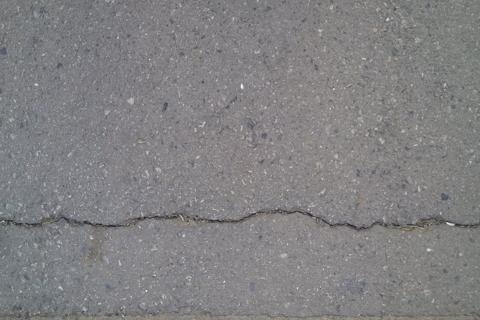
#> input picture Dataset/Images/005.jpg, 480 x 320 px; its folder holds only this picture in this run
$ python CrackIT-like.py
#> lines starting #> are read from the running program, lines starting #| are printed output that depends on the picture; after the words box and inside, x2 and y2 are one past the last pixel; in counts of white or black regions, pixels touching at a corner belong together
import cv2
import os
import time
import numpy as np
from skimage.morphology import remove_small_objects, skeletonize

dataset_path = "./Dataset/Images"
output_path = "Results/CrackIT_Like"
os.makedirs(output_path, exist_ok=True)

time_taken = []

for img_file in os.listdir(dataset_path):
    if img_file.endswith('.jpg') or img_file.endswith('.png'):
        img_path = os.path.join(dataset_path, img_file)
        image = cv2.imread(img_path, cv2.IMREAD_GRAYSCALE)
#> image: shape (320, 480); min 28, max 245, mean 129.4

        # Start measure processing time
        start_time = time.time()

        # 1. Preprocessing: Stronger denoising
        blurred = cv2.GaussianBlur(image, (5, 5), 1.4)

        # 2. Edge Detection: Only Canny
        canny = cv2.Canny(blurred, 45, 95)
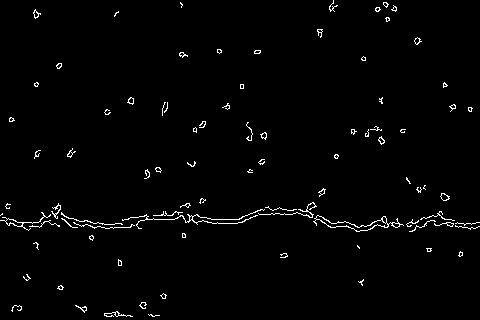
#> canny: shape (320, 480); 1.7% white in thin lines or dots

        # 3. Morphological operations: Close gaps and remove noise
        kernel = cv2.getStructuringElement(cv2.MORPH_RECT, (3, 3))
        closed = cv2.morphologyEx(canny, cv2.MORPH_CLOSE, kernel, iterations=2)
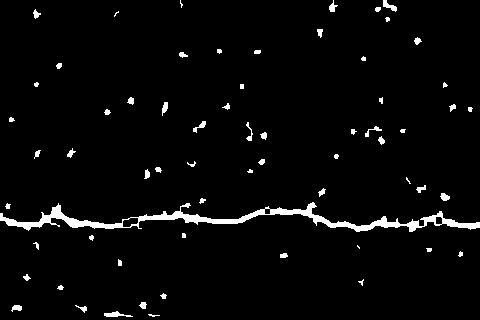
#> closed: shape (320, 480); 3.2% white; 64 white regions (13 under 20 px), largest, box (x1, y1, x2, y2) and area: (0, 202, 480, 232) 3027, (104, 311, 133, 317) 91, (383, 0, 397, 12) 76

        # 4. Remove small objects (post-processing)
        closed_bool = closed.astype(bool)
        cleaned = remove_small_objects(closed_bool, min_size=100)
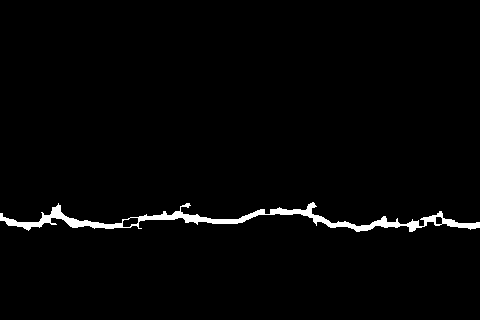
#> cleaned: shape (320, 480) bool; 2% white; 1 white region, box (x1, y1, x2, y2) and area: (0, 202, 480, 232) 3012
        cleaned = (cleaned * 255).astype(np.uint8)

        # End measure processing time
        end_time = time.time()
        time_taken.append(end_time - start_time)

        # #Visualize results
        cv2.imshow("1. Preprocessing", blurred)
        cv2.imshow("2. Canny Edge Detection", canny)
        cv2.imshow("3. Morphological Operations", closed)
        cv2.imshow("4. Cleaned Image", cleaned)
        cv2.waitKey(0)
        cv2.destroyAllWindows()

        # Save result
        result_path = os.path.join(output_path, f"crackit_{img_file}")
        cv2.imwrite(result_path, cleaned)

# Save processing time
avg_time = sum(time_taken) / len(time_taken) if time_taken else 0
with open(os.path.join(output_path, "processing_time.txt"), "w") as f:
    f.write(f"Average processing time per image: {avg_time:.4f} seconds\n")
    f.write("Individual times (seconds):\n")
    for t in time_taken:
        f.write(f"{t:.4f}\n")

$ run again, on Dataset/Images/016.jpg
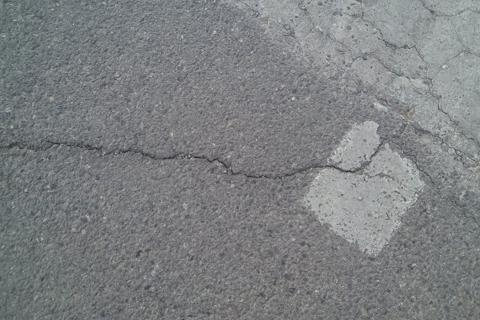
#> input picture Dataset/Images/016.jpg, 480 x 320 px
#> `canny = cv2.Canny(blurred, 45, 95)`:
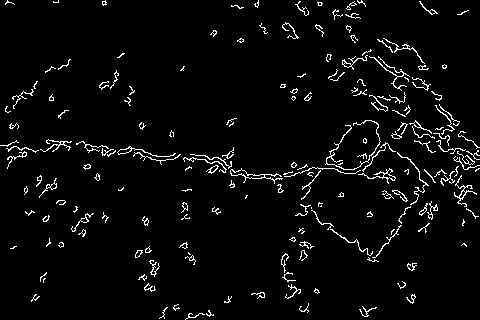
#> canny: shape (320, 480); 3.9% white in thin lines or dots
#> closed: shape (320, 480); 7.5% white; 97 white regions (18 under 20 px), largest, box (x1, y1, x2, y2) and area: (183, 120, 429, 262) 2965, (391, 91, 480, 219) 1898, (76, 141, 181, 165) 590
#> `cleaned = remove_small_objects(closed_bool, min_size=100)`:
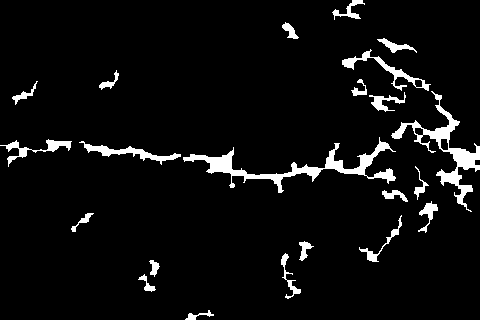
#> cleaned: shape (320, 480) bool; 5.3% white; 22 white regions, largest, box (x1, y1, x2, y2) and area: (183, 137, 396, 193) 2140, (391, 91, 480, 212) 1792, (342, 49, 431, 91) 588

$ run again, on Dataset/Images/017.jpg
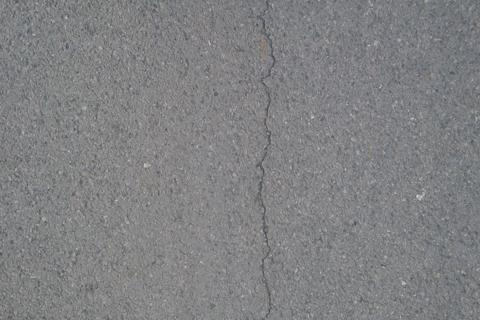
#> input picture Dataset/Images/017.jpg, 480 x 320 px
#> `canny = cv2.Canny(blurred, 45, 95)`:
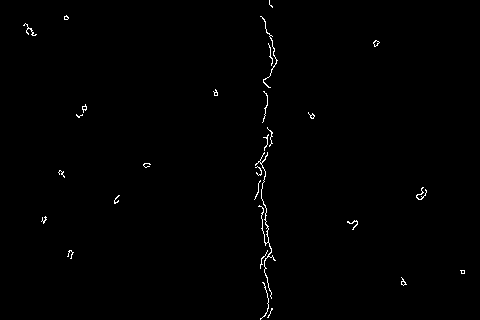
#> canny: shape (320, 480); 0.62% white in thin lines or dots
#> closed: shape (320, 480); 1.1% white; 19 white regions (3 under 20 px), largest, box (x1, y1, x2, y2) and area: (254, 127, 276, 320) 950, (260, 16, 278, 88) 217, (416, 187, 427, 200) 78
#> `cleaned = remove_small_objects(closed_bool, min_size=100)`:
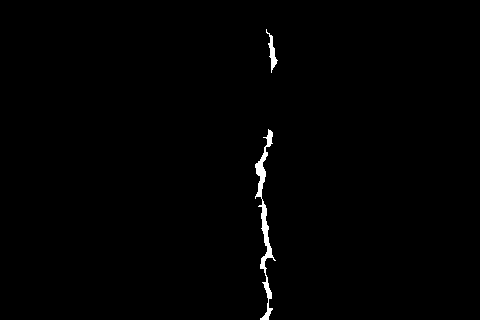
#> cleaned: shape (320, 480) bool; 0.73% white; 2 white regions, box (x1, y1, x2, y2) and area: (255, 129, 276, 320) 947, (266, 29, 278, 73) 168

$ run again, on Dataset/Images/020.jpg
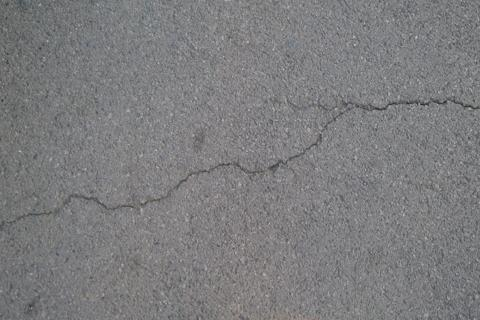
#> input picture Dataset/Images/020.jpg, 480 x 320 px
#> `canny = cv2.Canny(blurred, 45, 95)`:
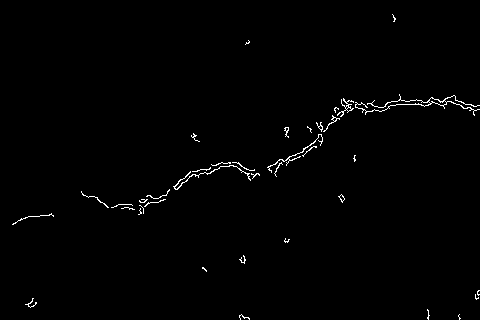
#> canny: shape (320, 480); 0.9% white in thin lines or dots
#> closed: shape (320, 480); 1.8% white; 19 white regions (8 under 20 px), largest, box (x1, y1, x2, y2) and area: (267, 94, 480, 177) 1497, (173, 162, 260, 190) 516, (81, 189, 170, 215) 356
#> `cleaned = remove_small_objects(closed_bool, min_size=100)`:
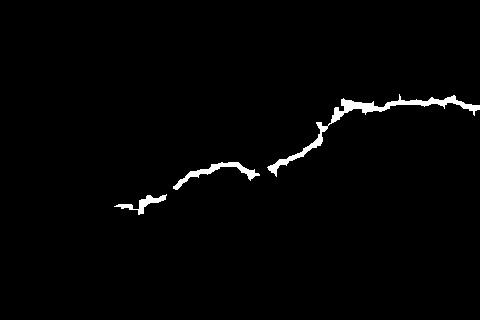
#> cleaned: shape (320, 480) bool; 1.5% white; 3 white regions, box (x1, y1, x2, y2) and area: (267, 94, 480, 177) 1496, (173, 162, 260, 190) 516, (114, 194, 167, 215) 303

$ run again, on Dataset/Images/006.jpg
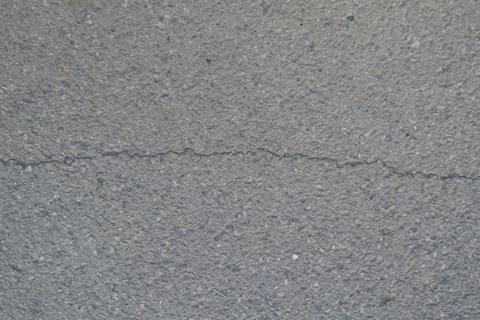
#> input picture Dataset/Images/006.jpg, 480 x 320 px
#> `canny = cv2.Canny(blurred, 45, 95)`:
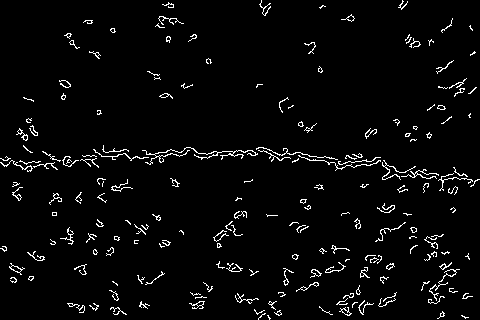
#> canny: shape (320, 480); 3.5% white in thin lines or dots
#> closed: shape (320, 480); 6.6% white; 129 white regions (24 under 20 px), largest, box (x1, y1, x2, y2) and area: (0, 145, 480, 195) 3242, (428, 262, 460, 304) 367, (336, 285, 374, 316) 346
#> `cleaned = remove_small_objects(closed_bool, min_size=100)`:
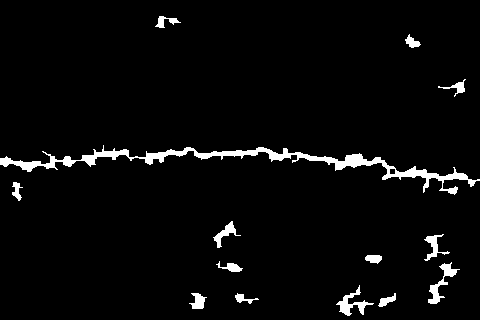
#> cleaned: shape (320, 480) bool; 3.6% white; 14 white regions, largest, box (x1, y1, x2, y2) and area: (0, 145, 480, 195) 3233, (428, 262, 460, 304) 367, (336, 285, 374, 316) 346
